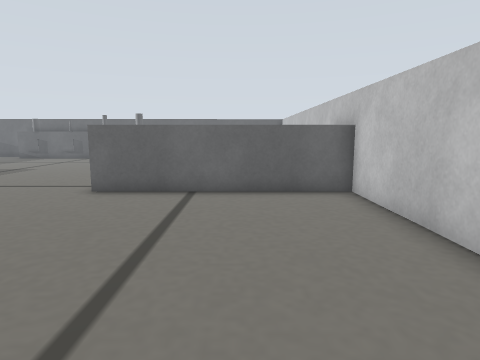
view 1 (above)

20 first-person views from a walk through a world built for the Gazebo simulator. The camera is 0.17 m above the floor, tilts 8° down and sees 75° across. The floor is counted in squares, 0.1 m on a side. Each view is taken from the middle of a square. On the plan, view 1 faces up. The plan holds only what a view shows up to about 16 squares ahead; the rest is blank.

view 2
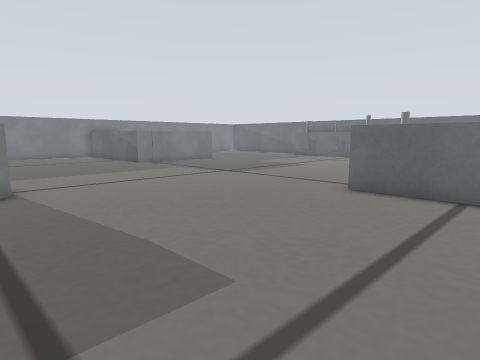

view 3
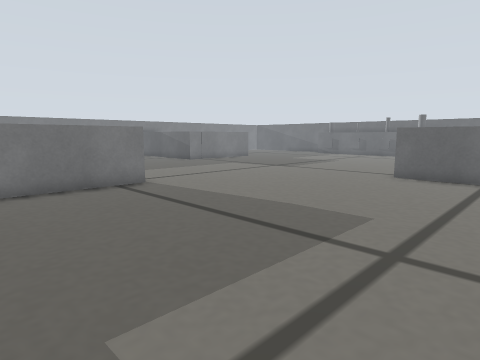

view 4
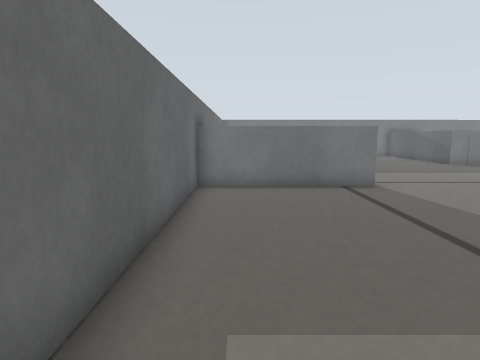

view 5
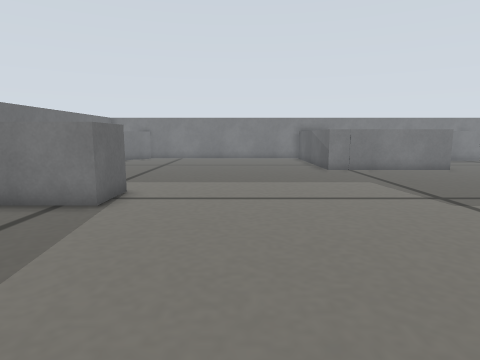

view 6
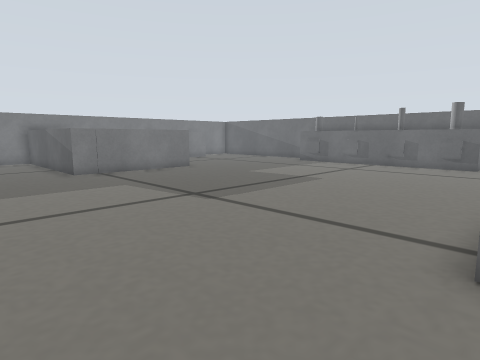

view 7
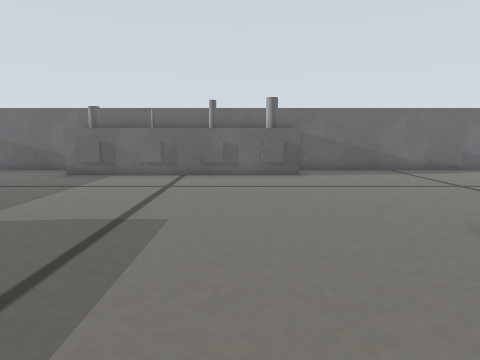

view 8
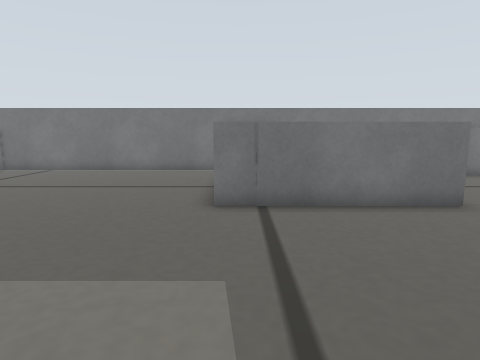

view 9
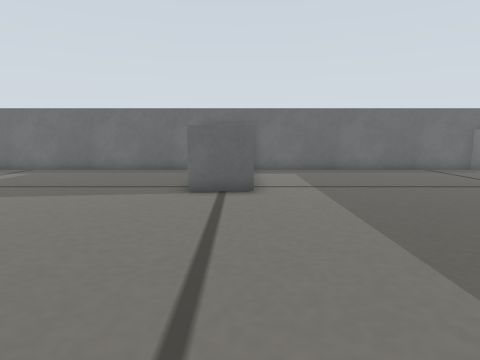

view 10
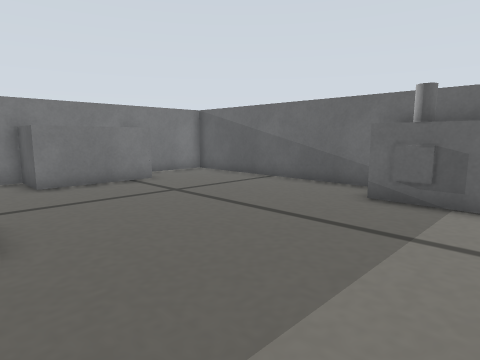

view 11
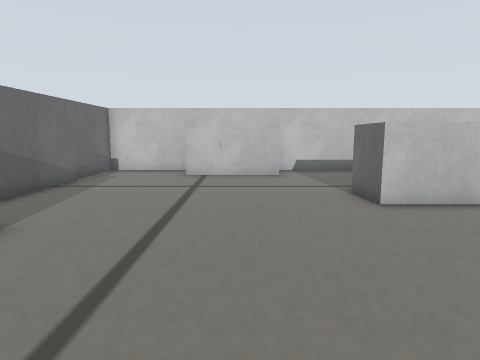

view 12
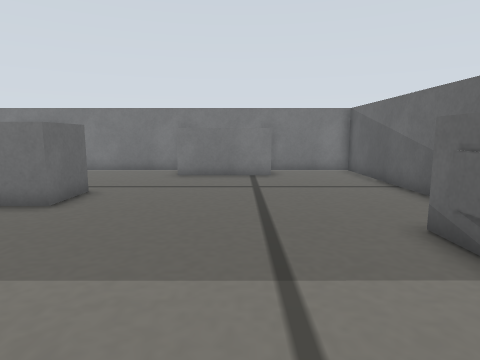

view 13
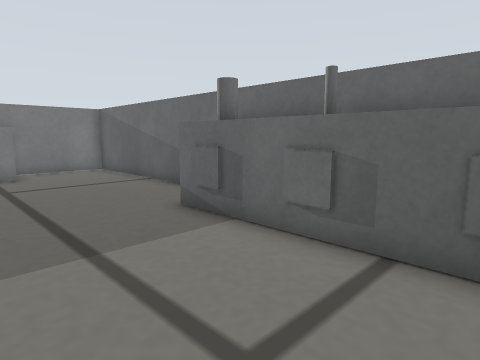

view 14
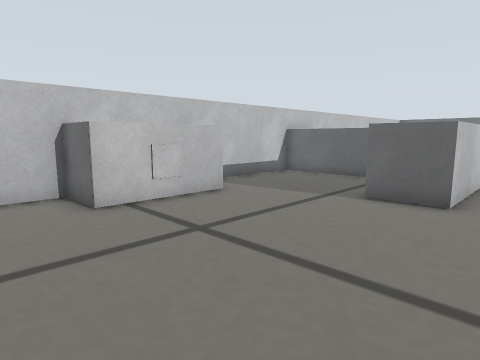

view 15
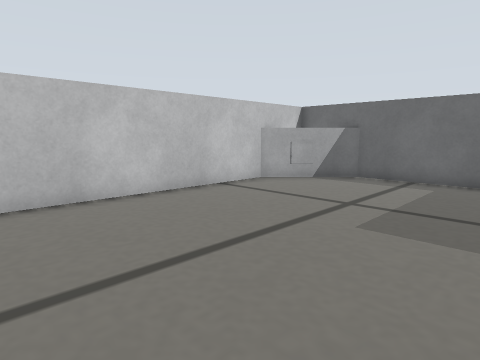

view 16
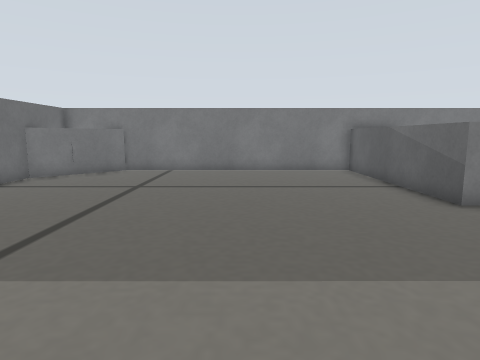

view 17
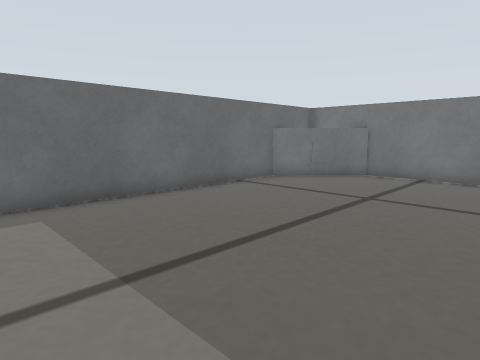

view 18
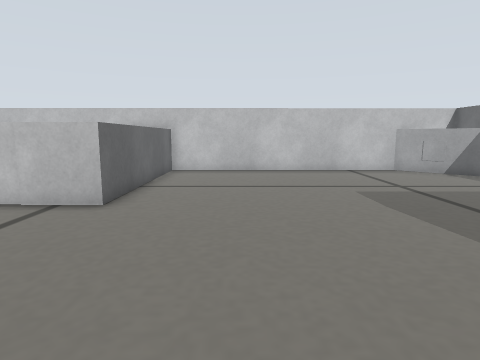

view 19
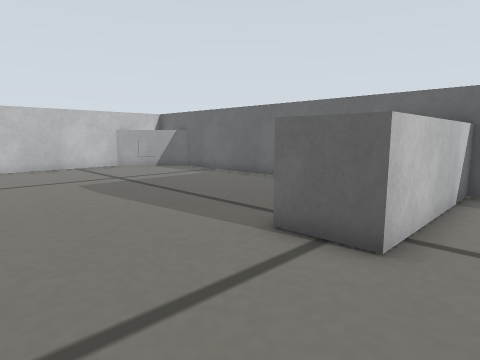

view 20
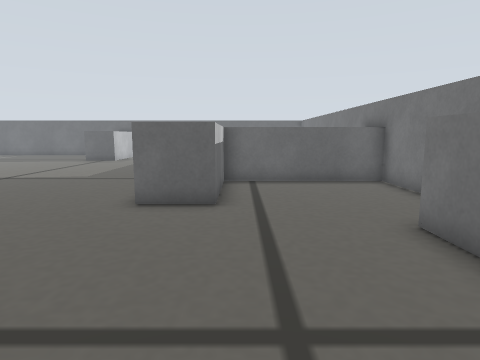

### Floor plan
Points are (right, up) in squares from view 1. A wall is a line through its corners. A room is listed if a view was taken in it or the views show most of it. See-through windows are left out.
Room 1 (views 1, 2, 3, 4, 5, 6, 7, 8, 9, 10, 11, 12, 13, 14, 15, 16, 17, 18, 19)
walls: (-18.4, 15.4) (-18.4, 9.4) (-26.4, 9.4); (-12.4, -4.5) (-12.4, 1.5) (-10.4, 1.5) (-10.4, -4.5); (3.5, 9.4) (-4.4, 9.4) (-4.4, 15.4) (-2.4, 15.4); (-26.4, 10.4) (-26.3, -4.5) (3.4, -4.4) (3.4, 10.6); (-6.4, 23.4) (-16.5, 23.4); (0.5, -4.5) (3.4, -1.6); (-10.4, 25.3) (-18.4, 25.3); (-7.6, 25.3) (-10.1, 25.3); (-26.4, -1.5) (-23.4, -4.4); (-2.6, 25.3) (-7.1, 25.3)
ways out: opening at (-19.5, 20.5) to room 2; opening at (-3.5, 20.5) to room 3
objects: marker (-25, -3); marker (-15, 23); grey cylinder (-15, 24); marker (-13, 23); grey pole (-13, 24); marker (-10, 23); grey cylinder (-10, 24); marker (-8, 23); grey cylinder (-8, 24); marker (2, -3)
Room 2 (view 20)
walls: (-24.3, 21.4) (-24.3, 17.3) (-26.4, 17.3); (-18.4, 25.3) (-26.4, 25.3) (-26.4, 10.4); (-26.4, 11.4) (-20.4, 11.4) (-20.4, 15.4) (-18.4, 15.4)
ways out: opening at (-19.5, 20.5) to room 1
Room 3 (no view inside)
walls: (1.4, 17.2) (1.5, 21.3) (3.4, 21.3); (-0.8, 11.4) (3.5, 11.4); (3.4, 10.6) (3.4, 25.3) (-2.6, 25.3)
ways out: opening at (-3.5, 20.5) to room 1
objects: marker (1, 19)

Where each view was taken, in squares from view 1:
view 1: 0 up, 0 right, facing up
view 2: 0 up, 0 right, facing up-left
view 3: 4 down, 0 right, facing up-left
view 4: 3 down, 0 right, facing left
view 5: 5 up, 3 left, facing left
view 6: 5 up, 4 left, facing up-left
view 7: 10 up, 9 left, facing up
view 8: 10 up, 11 left, facing left
view 9: 11 up, 12 left, facing down
view 10: 15 up, 13 left, facing up-left
view 11: 19 up, 12 left, facing right
view 12: 20 up, 11 left, facing left
view 13: 19 up, 10 left, facing up-left
view 14: 24 up, 6 left, facing down-right
view 15: 8 up, 5 left, facing down-right
view 16: 4 up, 11 left, facing left
view 17: 4 up, 13 left, facing down-left
view 18: 6 up, 12 left, facing right
view 19: 6 up, 14 left, facing down-right
view 20: 23 up, 21 left, facing down
